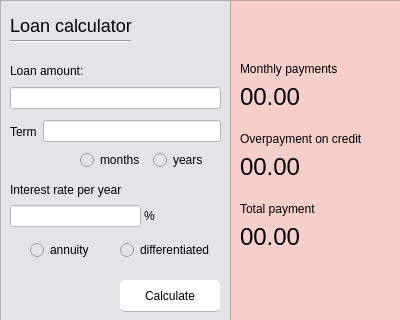
<?xml version="1.0" encoding="UTF-8"?>
<ui version="4.0">
 <class>credit</class>
 <widget class="QDialog" name="credit">
  <property name="geometry">
   <rect>
    <x>0</x>
    <y>0</y>
    <width>400</width>
    <height>320</height>
   </rect>
  </property>
  <property name="windowTitle">
   <string>Dialog</string>
  </property>
  <widget class="QFrame" name="input_layout">
   <property name="geometry">
    <rect>
     <x>0</x>
     <y>0</y>
     <width>231</width>
     <height>321</height>
    </rect>
   </property>
   <property name="styleSheet">
    <string notr="true">background-color: #E2E4E6;
color: black;

</string>
   </property>
   <property name="frameShape">
    <enum>QFrame::StyledPanel</enum>
   </property>
   <property name="frameShadow">
    <enum>QFrame::Raised</enum>
   </property>
   <widget class="QWidget" name="">
    <property name="geometry">
     <rect>
      <x>10</x>
      <y>60</y>
      <width>211</width>
      <height>49</height>
     </rect>
    </property>
    <layout class="QVBoxLayout" name="verticalLayout_2">
     <item>
      <widget class="QLabel" name="label">
       <property name="text">
        <string>Loan amount:</string>
       </property>
      </widget>
     </item>
     <item>
      <widget class="QLineEdit" name="amount_val">
       <property name="styleSheet">
        <string notr="true">background-color: white;
</string>
       </property>
      </widget>
     </item>
    </layout>
   </widget>
   <widget class="QWidget" name="">
    <property name="geometry">
     <rect>
      <x>10</x>
      <y>120</y>
      <width>211</width>
      <height>23</height>
     </rect>
    </property>
    <layout class="QHBoxLayout" name="horizontalLayout_2">
     <item>
      <widget class="QLabel" name="label_2">
       <property name="text">
        <string>Term</string>
       </property>
      </widget>
     </item>
     <item>
      <widget class="QLineEdit" name="term_val">
       <property name="styleSheet">
        <string notr="true">background-color: white;
</string>
       </property>
      </widget>
     </item>
    </layout>
   </widget>
   <widget class="QWidget" name="">
    <property name="geometry">
     <rect>
      <x>80</x>
      <y>150</y>
      <width>139</width>
      <height>20</height>
     </rect>
    </property>
    <layout class="QHBoxLayout" name="horizontalLayout_3">
     <item>
      <widget class="QRadioButton" name="months">
       <property name="text">
        <string>months</string>
       </property>
      </widget>
     </item>
     <item>
      <widget class="QRadioButton" name="years">
       <property name="text">
        <string>years</string>
       </property>
      </widget>
     </item>
    </layout>
   </widget>
   <widget class="QWidget" name="">
    <property name="geometry">
     <rect>
      <x>10</x>
      <y>180</y>
      <width>131</width>
      <height>47</height>
     </rect>
    </property>
    <layout class="QVBoxLayout" name="verticalLayout">
     <item>
      <widget class="QLabel" name="label_3">
       <property name="text">
        <string>Interest rate per year</string>
       </property>
      </widget>
     </item>
     <item>
      <widget class="QLineEdit" name="interest_rate">
       <property name="styleSheet">
        <string notr="true">background-color: white;
text-align: right;
</string>
       </property>
      </widget>
     </item>
    </layout>
   </widget>
   <widget class="QWidget" name="">
    <property name="geometry">
     <rect>
      <x>30</x>
      <y>240</y>
      <width>185</width>
      <height>20</height>
     </rect>
    </property>
    <layout class="QHBoxLayout" name="horizontalLayout_4">
     <item>
      <widget class="QRadioButton" name="annuity">
       <property name="text">
        <string>annuity</string>
       </property>
      </widget>
     </item>
     <item>
      <widget class="QRadioButton" name="diff">
       <property name="text">
        <string>differentiated</string>
       </property>
      </widget>
     </item>
    </layout>
   </widget>
   <widget class="QLabel" name="label_4">
    <property name="geometry">
     <rect>
      <x>10</x>
      <y>10</y>
      <width>191</width>
      <height>31</height>
     </rect>
    </property>
    <property name="styleSheet">
     <string notr="true">font-size: 18px;</string>
    </property>
    <property name="text">
     <string>Loan calculator</string>
    </property>
   </widget>
   <widget class="Line" name="line">
    <property name="geometry">
     <rect>
      <x>10</x>
      <y>40</y>
      <width>121</width>
      <height>3</height>
     </rect>
    </property>
    <property name="orientation">
     <enum>Qt::Horizontal</enum>
    </property>
   </widget>
   <widget class="QPushButton" name="calc_btn">
    <property name="geometry">
     <rect>
      <x>120</x>
      <y>280</y>
      <width>100</width>
      <height>32</height>
     </rect>
    </property>
    <property name="styleSheet">
     <string notr="true">QPushButton {
color: #000;
border-bottom: 1px solid #b5b5b5;
border-radius:  5px;
background-color: #fff;
}

QPushButton::pressed {
background-color: grey;
}</string>
    </property>
    <property name="text">
     <string>Calculate</string>
    </property>
   </widget>
   <widget class="QLabel" name="label_7">
    <property name="geometry">
     <rect>
      <x>144</x>
      <y>208</y>
      <width>16</width>
      <height>16</height>
     </rect>
    </property>
    <property name="text">
     <string>%</string>
    </property>
   </widget>
  </widget>
  <widget class="QFrame" name="frame">
   <property name="geometry">
    <rect>
     <x>230</x>
     <y>0</y>
     <width>171</width>
     <height>321</height>
    </rect>
   </property>
   <property name="styleSheet">
    <string notr="true">background-color: #F7CFCA;
color: black;</string>
   </property>
   <property name="frameShape">
    <enum>QFrame::StyledPanel</enum>
   </property>
   <property name="frameShadow">
    <enum>QFrame::Raised</enum>
   </property>
   <widget class="QWidget" name="layoutWidget">
    <property name="geometry">
     <rect>
      <x>10</x>
      <y>130</y>
      <width>151</width>
      <height>51</height>
     </rect>
    </property>
    <layout class="QVBoxLayout" name="overpayment">
     <item>
      <widget class="QLabel" name="label_6">
       <property name="styleSheet">
        <string notr="true">qproperty-alignment: AlignCenter;</string>
       </property>
       <property name="text">
        <string>Overpayment on credit</string>
       </property>
      </widget>
     </item>
     <item>
      <widget class="QLabel" name="overpayment_val">
       <property name="font">
        <font>
         <family>Arial</family>
         <pointsize>18</pointsize>
        </font>
       </property>
       <property name="styleSheet">
        <string notr="true">QLabel {
qproperty-alignment: AlignCenter;
}</string>
       </property>
       <property name="text">
        <string>00.00</string>
       </property>
      </widget>
     </item>
    </layout>
   </widget>
   <widget class="QWidget" name="layoutWidget_2">
    <property name="geometry">
     <rect>
      <x>10</x>
      <y>200</y>
      <width>151</width>
      <height>51</height>
     </rect>
    </property>
    <layout class="QVBoxLayout" name="total_payments">
     <item>
      <widget class="QLabel" name="label_8">
       <property name="styleSheet">
        <string notr="true">qproperty-alignment: AlignCenter;</string>
       </property>
       <property name="text">
        <string>Total payment</string>
       </property>
      </widget>
     </item>
     <item>
      <widget class="QLabel" name="total_payment_val">
       <property name="font">
        <font>
         <family>Arial</family>
         <pointsize>18</pointsize>
        </font>
       </property>
       <property name="styleSheet">
        <string notr="true">QLabel {
qproperty-alignment: AlignCenter;
}</string>
       </property>
       <property name="text">
        <string>00.00</string>
       </property>
      </widget>
     </item>
    </layout>
   </widget>
   <widget class="QWidget" name="">
    <property name="geometry">
     <rect>
      <x>10</x>
      <y>60</y>
      <width>151</width>
      <height>51</height>
     </rect>
    </property>
    <layout class="QVBoxLayout" name="monthly_payments">
     <item>
      <widget class="QLabel" name="label_5">
       <property name="styleSheet">
        <string notr="true">qproperty-alignment: AlignCenter;</string>
       </property>
       <property name="text">
        <string>Monthly payments</string>
       </property>
      </widget>
     </item>
     <item>
      <widget class="QLabel" name="monthly_payment_val">
       <property name="font">
        <font>
         <family>Arial</family>
         <pointsize>18</pointsize>
        </font>
       </property>
       <property name="styleSheet">
        <string notr="true">QLabel {
qproperty-alignment: AlignCenter;
}</string>
       </property>
       <property name="text">
        <string>00.00</string>
       </property>
      </widget>
     </item>
    </layout>
   </widget>
  </widget>
 </widget>
 <resources/>
 <connections/>
</ui>
